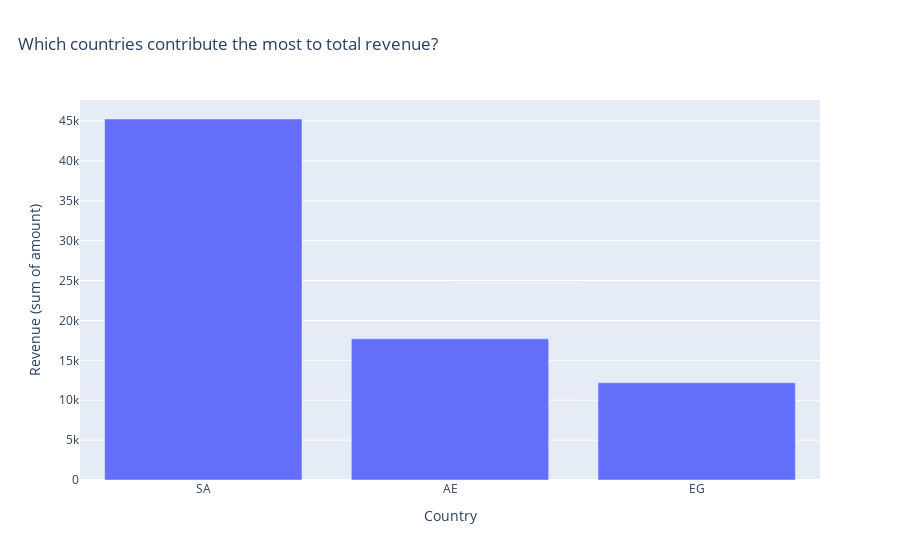

Notebook code cell kept with this figure:
### Code cell
# Q4 Which countries contribute the most to total revenue?
rev = (
    read_data.groupby("country", dropna=False)
      .agg(
          n=("order_id","size"),
          revenue=("amount","sum"),
          aov=("amount","mean"),
      )
      .reset_index()
      .sort_values("revenue", ascending=False)
)

fig2 = px.bar(rev, x="country", y="revenue", title="Which countries contribute the most to total revenue?")
fig2.update_layout(title={"x": 0.02})
fig2.update_xaxes(title_text="Country")
fig2.update_yaxes(title_text="Revenue (sum of amount)")

### Figure 1 — Plotly figure (JSON) as saved in the notebook; plotly's stock layout.template omitted (floating-point values rounded to 4 significant figures)
{"data": [{"hovertemplate": "country=%{x}<br>revenue=%{y}<extra></extra>", "legendgroup": "", "marker": {"color": "#636efa", "pattern": {"shape": ""}}, "name": "", "orientation": "v", "showlegend": false, "textposition": "auto", "type": "bar", "x": ["SA", "AE", "EG"], "xaxis": "x", "y": [45240.0, 17690.0, 12180.0], "yaxis": "y"}], "layout": {"barmode": "relative", "legend": {"tracegroupgap": 0}, "title": {"text": "Which countries contribute the most to total revenue?", "x": 0.02}, "xaxis": {"anchor": "y", "domain": [0, 1], "title": {"text": "Country"}}, "yaxis": {"anchor": "x", "domain": [0, 1], "title": {"text": "Revenue (sum of amount)"}}}}
